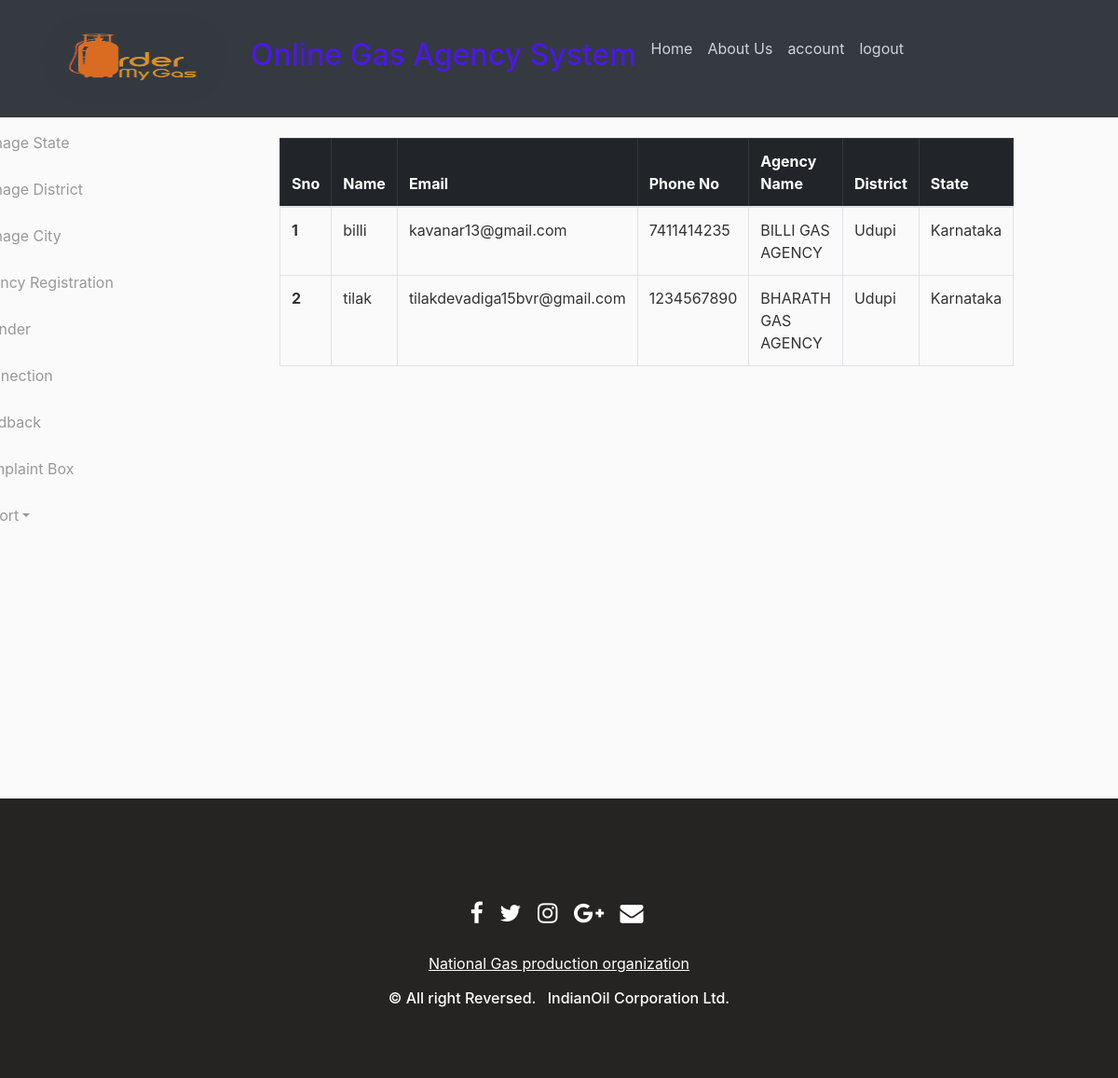
The page /areport (signed in) on the database its author committed.
### projectmain/dbcode.py (models this page shows, shortened)
class agent(db.Model):
    aid = db.Column(db.Integer, primary_key=True)
    fname = db.Column(db.String(20),nullable=False)
    lname = db.Column(db.String(20),nullable=False)
    gender = db.Column(db.String(10),nullable=False)
    phone_no = db.Column(db.String(10),nullable=False)
    adress = db.Column(db.String(200),nullable=False)
    sid =db.Column(db.Integer,db.ForeignKey(state.id,ondelete="CASCADE"),nullable=False)
    did = db.Column(db.Integer,db.ForeignKey(district.did,ondelete="CASCADE"),nullable=False)
    cid = db.Column(db.Integer,db.ForeignKey(city.cid,ondelete="CASCADE"),nullable=False)
    agency_name = db.Column(db.String(40),unique=True,nullable=False)
    username = db.Column(db.String(20), unique=True, nullable=False)
    email = db.Column(db.String(120), unique=True, nullable=False)
    image_file = db.Column(db.String(20), nullable=False, default='default.jpg')
    password = db.Column(db.String(60), nullable=False)
    ctype = db.relationship('connection_type', secondary=ctype,backref=db.backref('agents', lazy='dynamic'))
    cyli = db.relationship('cylinders',cascade='all,delete',backref='agent')
    book = db.relationship('booking',cascade='all,delete',backref='agent')
    rol = db.relationship('roles',cascade='all,delete',backref='agent')
    fbck = db.relationship('feedback',cascade='all,delete',backref='agent')

class district(db.Model):
    did =db.Column(db.Integer,primary_key=True)
    dname = db.Column(db.String(20),nullable=False)
    sid = db.Column(db.Integer,db.ForeignKey('state.id'),nullable=False)
    city = db.relationship('city',cascade='all,delete',backref='district')
    agent = db.relationship('agent',cascade='all,delete',backref='district')
    user = db.relationship('User_reg',cascade='all,delete',backref='district')

class state(db.Model):
    id =db.Column(db.Integer,primary_key=True)
    state_name = db.Column(db.String(20),unique=True,nullable=False)
    district = db.relationship('district',cascade='all,delete',backref='state')

### projectmain/admin/routs.py (the view)
@Admin.route('/areport',methods=['GET', 'POST'])
@login_required
def areport():
    if current_user.is_authenticated and current_user.role=='admin':
        pass
    else:
        abort(403)
    agents=agent.query.all()
    return render_template('areport.html',title="agentReport",agents=agents,dist=db1,state=state)

### projectmain/dbcode.py (called while the page is built)
@login_manager.user_loader
def load_user(id):
    return roles.query.get(int(id))

### projectmain/templates/areport.html
{% extends 'admin.html' %}
{% block admin_ac %}
 <table class="table table-bordered " style="margin-right:300px;margin-left:-30px">
  <thead class="table-dark">
    <tr>
      <th scope="col">Sno</th>
      <th scope="col">Name</th>
      <th scope="col">Email</th>
      <th scope="col">Phone No</th>
      <th scope="col">Agency Name</th>
      <th scope="col">District</th>
      <th scope="col">State</th>
    </tr>
  </thead>
  <tbody>
  	{% for c in agents %}
  	{% with d=dist.query.filter_by(did=c.did).first() %}
  	{% with s=state.query.filter_by(id=c.sid).first() %}
    <tr>
      <th scope="row">{{ loop.index }}</th>
      <td>{{ c.fname }}</td>
      <td>{{ c.email }}</td>
      <td>{{ c.phone_no }}</td>
      <td>{{ c.agency_name }}</td>
      <td>{{ d.dname }}</td>
      <td>{{s.state_name}}</td>
    </tr>
    {% endwith %}
   	{% endwith %}
    {% endfor %}
  </tbody>
</table>
{% endblock admin_ac %}

### projectmain/static/main.css (style rules this page uses)
body { background: #fafafa; color: #333333; margin-top: 5rem; }

### rows shown on the page
agent: fname "billi", email "kavanar13@gmail.com", phone_no "7411414235", agency_name "BILLI GAS AGENCY"
district: dname "Udupi"
state: state_name "Karnataka"
agent: fname "tilak", email "tilakdevadiga15bvr@gmail.com", phone_no "1234567890", agency_name "BHARATH GAS AGENCY"
